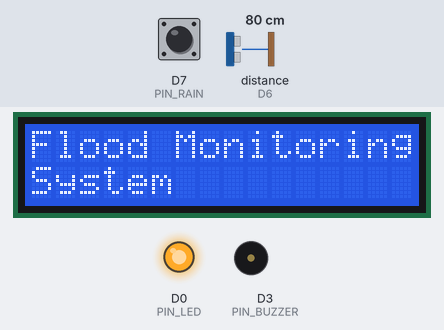
Simulated run of this sketch. Board: ESP8266 (NodeMCU). Parts: 16×2 character LCD, output pins drawn as LEDs (lit = HIGH), buzzer (waves = sounding, pin HIGH). Wiring (inferred from the names in the program): ultrasonic range finder: trigger D5; echo D6. The inputs (shaded band) are chosen by the test bench; at power-on: distance to the obstacle (sensor on D6) 80 cm, D7 (PIN_RAIN) HIGH. The echo pulse lasts 58.3 µs per cm; WiFi joins after 1.5 s; servers stay silent unless stated; pins used as bus, display or sensor lines are not drawn; what the sketch prints to the serial monitor is not drawn.

Above: at 15.5 s.
15.6 s: distance to the obstacle (sensor on D6) set to 27 cm
At 25.0 s:
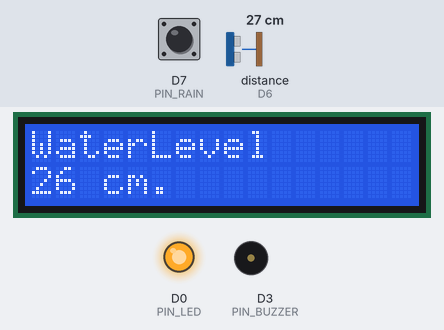
25.8 s: distance to the obstacle (sensor on D6) set to 23 cm
At 41.5 s:
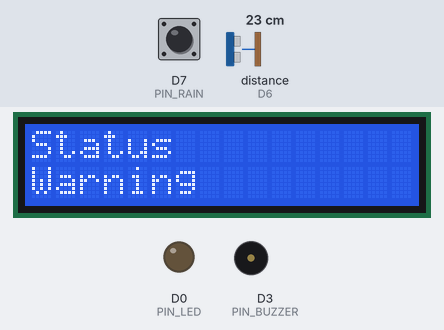
44.5 s: distance to the obstacle (sensor on D6) set to 17 cm
At 51.9 s:
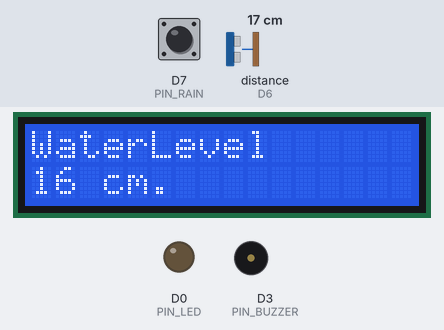
52.6 s: distance to the obstacle (sensor on D6) set to 14 cm
At 66.4 s:
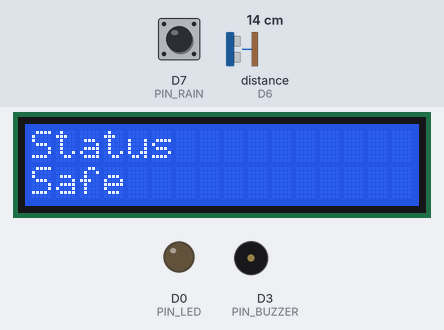
Timing chart, 0 to 67.9 s (numbered marks = the images above; inputs shaded):
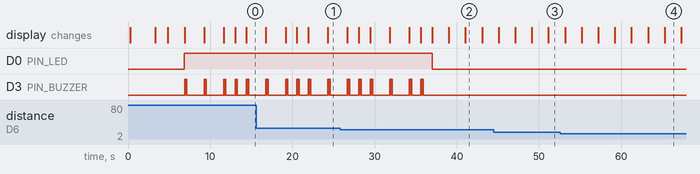

Measured:
- the behaviour switches between 26 and 25 cm on distance to the obstacle (sensor on D6) (found by bisection; images 1 and 2)
- the behaviour switches between 16 and 15 cm on distance to the obstacle (sensor on D6) (found by bisection; images 3 and 4)
- after the input at 25.8 s, D0 (PIN_LED): HIGH → LOW after 11.2 s; D3 (PIN_BUZZER): goes on until 35.9 s, then stays LOW
- what the display in image 2 shows lasts 2.0 s, from 41.1 s to 43.1 s

The sketch:

flood_monitoring_esp8266.ino
```cpp
/**
 * ====================================================================
 * PROJECT: Flood Monitoring System
 * DEVELOPED BY: Team Pirates
 *
 * HARDWARE DETAILS:
 * - Microcontroller: ESP8266 (NodeMCU CP2102)
 * - Ultrasonic Sensor: HC-SR04
 *     - Trig: Pin D5 (GPIO 14)
 *     - Echo: Pin D6 (GPIO 12)
 * - Raindrop Sensor: MH-RD Module with Digital Out
 *     - Pin: D7 (GPIO 13)
 * - Display: 16x2 LCD with I2C Backpack (@ Address 0x27)
 *     - SCL: Pin D1 (GPIO 5)
 *     - SDA: Pin D2 (GPIO 4)
 * - Actuators:
 *     - Buzzer: Pin D3 (GPIO 0)
 *     - LED: Pin D0 (GPIO 16)
 *
 * LIBRARIES REQUIRED:
 * - ESP8266WiFi
 * - ESP8266HTTPClient
 * - WiFiClientSecure / WiFiClient
 * - ArduinoJson (v6 or v7)
 * - LiquidCrystal_I2C
 * ====================================================================
 */

#include <ESP8266WiFi.h>
#include <ESP8266HTTPClient.h>
#include <WiFiClient.h>
#include <WiFiClientSecure.h>
#include <Wire.h>
#include <LiquidCrystal_I2C.h>
#include <ArduinoJson.h>

// --------------------------------------------------------------------
// 1. PIN DEFINITIONS
// --------------------------------------------------------------------
#define PIN_TRIG    D5    // HC-SR04 Trigger (GPIO 14)
#define PIN_ECHO    D6    // HC-SR04 Echo (GPIO 12)
#define PIN_RAIN    D7    // MH-RD Raindrop Digital Out (GPIO 13)
#define PIN_BUZZER  D3    // Piezo Buzzer (GPIO 0)
#define PIN_LED     D0    // Alert LED (GPIO 16)

// --------------------------------------------------------------------
// 2. HARDWARE OUTPUT (LCD 16x2 I2C @ 0x27, D1=SCL, D2=SDA)
// --------------------------------------------------------------------
LiquidCrystal_I2C lcd(0x27, 16, 2);

// --------------------------------------------------------------------
// 3. WIFI CREDENTIALS (As per project specifications)
// --------------------------------------------------------------------
const char* ssid     = "ESP8266";
const char* password = "12345678";

// --------------------------------------------------------------------
// 4. LOCATION DETAILS (Keep it blank - add it later)
// --------------------------------------------------------------------
const char* LATITUDE  = ""; // Leave blank, add later (e.g. "21.1458")
const char* LONGITUDE = ""; // Leave blank, add later (e.g. "79.0882")

// --------------------------------------------------------------------
// 5. RENDER URL (Keep it blank - add after deployment)
// --------------------------------------------------------------------
// Example once deployed: "https://flood-monitoring-system.onrender.com"
const char* RENDER_URL = "";

// --------------------------------------------------------------------
// 6. THRESHOLD VALUES (3 levels according to specifications)
// --------------------------------------------------------------------
const int THRESHOLD_SAFE    = 15; // Water level <= 15 cm is SAFE
const int THRESHOLD_WARNING = 25; // Water level 16 - 25 cm is WARNING
// Water level > 25 cm is DANGER (Triggers Danger signs, buzzer beeps & LED)

// Global Variables
unsigned long lastSendTime = 0;
const unsigned long SEND_INTERVAL = 10000; // 10 seconds

// Server Response Cache
String serverLine1 = "Flood Monitoring";
String serverLine2 = "System";
String serverWaterVal = "5 cm.";
String serverStatus = "Safe";
String serverLedState = "OFF";
bool serverBuzzerAlert = false;

// Function Prototypes
float measureWaterLevel();
bool readRainSensor();
void sendDataToServer(float waterLevel, bool isRaining);
void triggerBuzzerAlert();
void displayOnLCD(const String& r1, const String& r2);

// --------------------------------------------------------------------
// SETUP
// --------------------------------------------------------------------
void setup() {
  Serial.begin(115200);
  delay(200);
  Serial.println("\n--- Flood Monitoring System Initializing ---");

  // Pin Configurations
  pinMode(PIN_TRIG, OUTPUT);
  pinMode(PIN_ECHO, INPUT);
  pinMode(PIN_RAIN, INPUT);
  pinMode(PIN_BUZZER, OUTPUT);
  pinMode(PIN_LED, OUTPUT);

  digitalWrite(PIN_BUZZER, LOW);
  digitalWrite(PIN_LED, LOW);

  // Initialize I2C with D2 (SDA) and D1 (SCL)
  Wire.begin(D2, D1);
  lcd.init();
  lcd.backlight();
  lcd.clear();

  // ------------------------------------------------
  // Required LCD Sequence in Setup:
  // R1: MyProject
  // R2: WELCOME
  // delay(3S)
  // ------------------------------------------------
  displayOnLCD("MyProject", "WELCOME");
  delay(3000);

  // ------------------------------------------------
  // R1: CONNECTING TO
  // R2: WiFi.........
  // ------------------------------------------------
  displayOnLCD("CONNECTING TO", "WiFi.........");
  Serial.print("Connecting to WiFi: ");
  Serial.println(ssid);

  WiFi.mode(WIFI_STA);
  WiFi.begin(ssid, password);

  int wifiAttempts = 0;
  while (WiFi.status() != WL_CONNECTED && wifiAttempts < 25) {
    delay(500);
    Serial.print(".");
    wifiAttempts++;
  }

  // ------------------------------------------------
  // R1: CONNECTED TO
  // R2: WiFi...SUCCESS
  // ------------------------------------------------
  if (WiFi.status() == WL_CONNECTED) {
    Serial.println("\nWiFi Connected!");
    Serial.print("IP Address: ");
    Serial.println(WiFi.localIP());
    displayOnLCD("CONNECTED TO", "WiFi...SUCCESS");
  } else {
    Serial.println("\nWiFi Connection Pending / AP not found");
    displayOnLCD("WiFi CONNECT", "STANDBY MODE");
  }
  delay(2000);
}

// --------------------------------------------------------------------
// LOOP
// --------------------------------------------------------------------
void loop() {
  // Read Sensors
  float waterLevelCm = measureWaterLevel();
  bool isRaining = readRainSensor();

  // Send Details to Server Every 10 Seconds & Fetch Server Data
  unsigned long currentMillis = millis();
  if (currentMillis - lastSendTime >= SEND_INTERVAL || lastSendTime == 0) {
    lastSendTime = currentMillis;
    if (WiFi.status() == WL_CONNECTED && strlen(RENDER_URL) > 0) {
      sendDataToServer(waterLevelCm, isRaining);
    } else {
      // Fallback local calculation when offline or Render URL pending
      serverWaterVal = String((int)waterLevelCm) + " cm.";
      if (waterLevelCm > THRESHOLD_WARNING) {
        serverStatus = "Danger";
        serverBuzzerAlert = true;
        serverLedState = "ON";
      } else if (waterLevelCm > THRESHOLD_SAFE) {
        serverStatus = "Warning";
        serverBuzzerAlert = false;
        serverLedState = "OFF";
      } else {
        serverStatus = "Safe";
        serverBuzzerAlert = false;
        serverLedState = "OFF";
      }
    }
  }

  // Actuate LED according to server or danger state
  if (serverLedState == "ON" || serverBuzzerAlert) {
    digitalWrite(PIN_LED, HIGH);
  } else {
    digitalWrite(PIN_LED, LOW);
  }

  // ------------------------------------------------
  // Display Sequence Required on 16x2 LCD:
  //
  // Step 1:
  // R1: Flood Monitoring
  // R2: System
  // delay(2s)
  // ------------------------------------------------
  displayOnLCD("Flood Monitoring", "System");
  if (serverBuzzerAlert) triggerBuzzerAlert();
  delay(2000);

  // ------------------------------------------------
  // Step 2:
  // R1: WaterLevel
  // R2: 5 cm. (or measured value)
  // delay(2s)
  // ------------------------------------------------
  displayOnLCD("WaterLevel", serverWaterVal);
  if (serverBuzzerAlert) triggerBuzzerAlert();
  delay(2000);

  // ------------------------------------------------
  // Step 3:
  // R1: Status
  // R2: Danger (or Safe / Warning)
  // delay(2s)
  // ------------------------------------------------
  displayOnLCD("Status", serverStatus);
  if (serverBuzzerAlert) {
    triggerBuzzerAlert();
    delay(1000);

    // Emergency Danger Pop Alert on LCD
    displayOnLCD("! DANGER ALERT !", "FLOOD THREAT HIGH");
    triggerBuzzerAlert();
    delay(1000);
  } else {
    delay(2000);
  }
}

// --------------------------------------------------------------------
// MEASURE WATER LEVEL (HC-SR04 in cm)
// --------------------------------------------------------------------
float measureWaterLevel() {
  // Clear the trigger
  digitalWrite(PIN_TRIG, LOW);
  delayMicroseconds(2);

  // Trigger 10us pulse
  digitalWrite(PIN_TRIG, HIGH);
  delayMicroseconds(10);
  digitalWrite(PIN_TRIG, LOW);

  // Read Echo pulse duration in microseconds
  long duration = pulseIn(PIN_ECHO, HIGH, 30000); // 30ms timeout

  if (duration == 0) {
    // Sensor reading timeout / out of range
    return 5.0; // Default fallback sample
  }

  // Calculate distance in cm: Speed of sound = 340 m/s = 0.034 cm/us
  float distanceCm = (duration * 0.034) / 2.0;

  // For flood monitoring, you can either report distance directly as water depth,
  // or (TANK_HEIGHT - distanceCm). Here we detect depth in cm:
  return distanceCm;
}

// --------------------------------------------------------------------
// READ RAINDROP SENSOR (MH-RD Module)
// --------------------------------------------------------------------
bool readRainSensor() {
  // MH-RD Digital Output: LOW = Raindrop detected, HIGH = Dry
  int rainVal = digitalRead(PIN_RAIN);
  return (rainVal == LOW);
}

// --------------------------------------------------------------------
// SEND TELEMETRY & FETCH DETAILS FROM SERVER
// --------------------------------------------------------------------
void sendDataToServer(float waterLevel, bool isRaining) {
  if (WiFi.status() != WL_CONNECTED) return;

  WiFiClientSecure client;
  client.setInsecure(); // Allow HTTPS without fingerprint verification on Render

  HTTPClient http;
  String endpoint = String(RENDER_URL) + "/api/telemetry";

  Serial.print("Sending telemetry to: ");
  Serial.println(endpoint);

  http.begin(client, endpoint);
  http.addHeader("Content-Type", "application/json");

  // Create JSON Payload
  StaticJsonDocument<256> doc;
  doc["waterLevel"] = waterLevel;
  doc["rainfall"]   = isRaining ? "Yes" : "No";
  doc["lat"]        = LATITUDE;
  doc["lon"]        = LONGITUDE;
  doc["district"]   = "Nagpur";

  String requestBody;
  serializeJson(doc, requestBody);

  int httpCode = http.POST(requestBody);

  if (httpCode > 0) {
    Serial.printf("[HTTP] POST Response Code: %d\n", httpCode);
    if (httpCode == HTTP_CODE_OK || httpCode == HTTP_CODE_CREATED) {
      String response = http.getString();
      Serial.println("[HTTP] Server Response: " + response);

      StaticJsonDocument<512> resDoc;
      DeserializationError error = deserializeJson(resDoc, response);

      if (!error) {
        if (resDoc.containsKey("lcd")) {
          serverLine1      = resDoc["lcd"]["line1"].as<String>();
          serverLine2      = resDoc["lcd"]["line2"].as<String>();
          serverWaterVal   = resDoc["lcd"]["waterVal"].as<String>();
          serverStatus     = resDoc["lcd"]["statusVal"].as<String>();
        }
        if (resDoc.containsKey("led")) {
          serverLedState   = resDoc["led"].as<String>();
        }
        if (resDoc.containsKey("buzzer")) {
          serverBuzzerAlert = resDoc["buzzer"].as<bool>();
        }
      }
    }
  } else {
    Serial.printf("[HTTP] POST Failed, error: %s\n", http.errorToString(httpCode).c_str());
  }

  http.end();
}

// --------------------------------------------------------------------
// BUZZER ALERT (D3)
// --------------------------------------------------------------------
void triggerBuzzerAlert() {
  // Beep sequence on Buzzer Pin D3
  for (int i = 0; i < 2; i++) {
    digitalWrite(PIN_BUZZER, HIGH);
    delay(100);
    digitalWrite(PIN_BUZZER, LOW);
    delay(80);
  }
}

// --------------------------------------------------------------------
// DISPLAY TEXT HELPER ON 16x2 LCD
// --------------------------------------------------------------------
void displayOnLCD(const String& r1, const String& r2) {
  lcd.clear();
  lcd.setCursor(0, 0);
  lcd.print(r1.substring(0, 16));
  lcd.setCursor(0, 1);
  lcd.print(r2.substring(0, 16));
}
```
